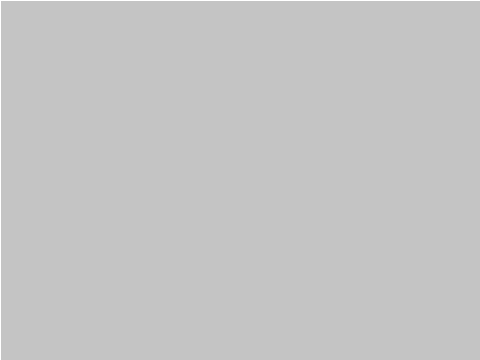
Frame 1 (no input)
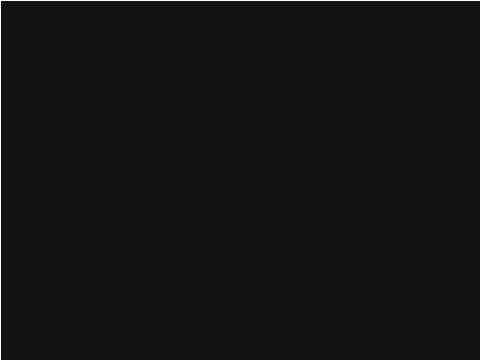
Frame 60 (the mouse pressed at the canvas centre just before this capture)
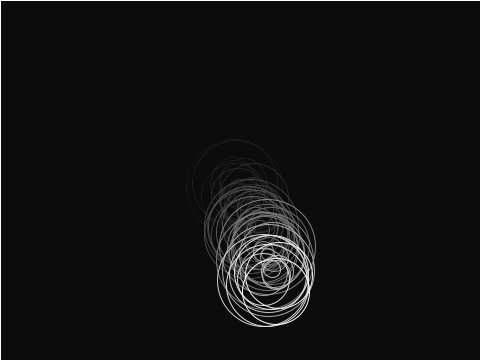
Frame 120 (the mouse held since frame 60 and released just before this capture)

The Processing sketch that drew these frames (run headless with seeded random() and noise(); from frame 60 on, the mouse is pressed at the canvas centre):

// Processing sketch: processing_177185
// ── processing_177185.pde

float slow_circle_x[] = {
};
float slow_circle_y[] = {
};
float move_x[] = {
};
float move_y[] = {
};
void setup() {
  size(480, 360);
  stroke(255);
}

void draw() {
  fill(0, 10);
  rect(0, 0, width, height);
  noFill();

  int i=0;
  while (i<slow_circle_x.length) {
    float slow_circle_size = random(10,100);
    ellipse(slow_circle_x[i]+random(-10,10), slow_circle_y[i]+random(-10,10), slow_circle_size, slow_circle_size);
    slow_circle_x[i] = slow_circle_x[i] + move_x[i]; 
    slow_circle_y[i] = slow_circle_y[i] + move_y[i];

    if (slow_circle_x[i] > width) {
      slow_circle_x[i] = 0;
      //move_x[i] = -move_x[i];
    }

    if (slow_circle_y[i] > height) {
      slow_circle_y[i] = height;
      move_y[i] = -move_y[i];
    }
    if (slow_circle_x[i] < 0) { 
      slow_circle_x[i] = 0;
      move_x[i] = -move_x[i];
    }
    if (slow_circle_y[i] < 0) {
      slow_circle_y[i] = 0;
      move_y[i] = -move_y[i];
    }
    i =i+1;
  }
}

void mousePressed() {
  slow_circle_x=append(slow_circle_x, mouseX);
  slow_circle_y=append(slow_circle_y, mouseY);
  move_x = append(move_x, random(-2, 2));
  move_y=append(move_y, random(1, 4));
}
